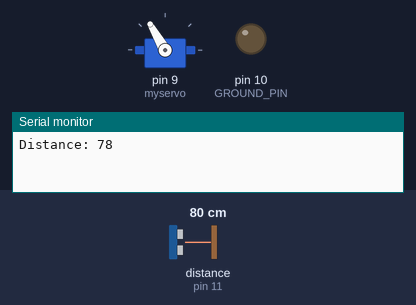
Simulated run of this sketch. Board: Arduino Uno, built with avr-gcc and run on an emulated ATmega328P. On the bench: servo, output pins drawn as LEDs (lit = HIGH), the last lines printed to the serial monitor. Wiring (inferred from the names in the program): ultrasonic range finder: trigger pin 12; echo pin 11. The test bench sets the inputs (shaded band); at power-on: distance to the obstacle (sensor on pin 11) 80 cm. The echo pulse lasts 58.3 µs per cm; pins used as bus, display or sensor lines are not drawn.

Above: at 3.8 s.
3.9 s: distance to the obstacle (sensor on pin 11) set to 17 cm
8.2 s: distance to the obstacle (sensor on pin 11) set to 13 cm
At 10.0 s:
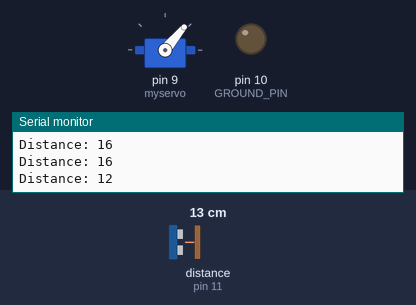
12.1 s: distance to the obstacle (sensor on pin 11) set to 29 cm
19.8 s: distance to the obstacle (sensor on pin 11) set to 34 cm
At 22.1 s:
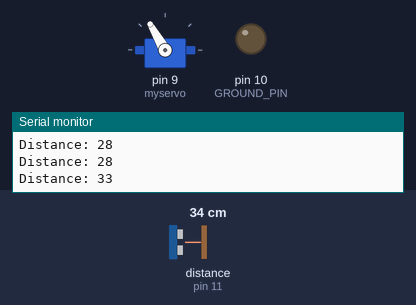
23.7 s: distance to the obstacle (sensor on pin 11) set to 2 cm
At 26.6 s:
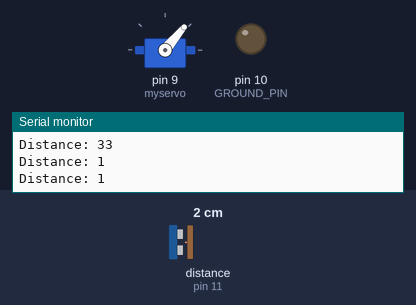
Timing chart, 0 to 28.1 s (numbered marks = the images above; inputs shaded):
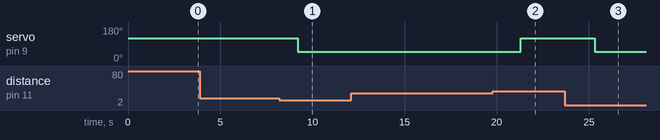

Measured:
- the behaviour switches between 16 and 15 cm on distance to the obstacle (sensor on pin 11) (found by bisection; images 0 and 1)
- the behaviour switches between 31 and 32 cm on distance to the obstacle (sensor on pin 11) (found by bisection; images 1 and 2)
- after the input at 8.2 s, servo on pin 9 (myservo): 120° → 50° after 1.0 s
- after the input at 19.8 s, servo on pin 9 (myservo): 50° → 120° after 1.5 s
- after the input at 23.7 s, servo on pin 9 (myservo): 120° → 50° after 1.6 s

The sketch:

clawCode.ino
```cpp
#include <Servo.h>

//Defining pins

#define VCC_PIN 13

#define TRIGGER_PIN 12 // sonar trigger pin will be attached to Arduino pin 12

#define ECHO_PIN 11 // sonar echo pint will be attached to Arduino pin 11

#define GROUND_PIN 10 //

#define MAX_DISTANCE 200 // maximum distance set to 200 cm

#define openAngle 120

#define closeAngle 50


// defines variables

long duration;

int distance;

//int closed = 0; //State of claw: 0 = Open, 1 = closed

Servo myservo;  // create servo object to control a servo

int val;


void setup() {

  myservo.attach(9);
  Serial.begin(9600);  // set data transmission rate to communicate with computer

  pinMode(ECHO_PIN, INPUT) ;

  pinMode(TRIGGER_PIN, OUTPUT) ;

  pinMode(GROUND_PIN, OUTPUT);

  pinMode(VCC_PIN, OUTPUT);

  digitalWrite(GROUND_PIN,LOW);

  digitalWrite(VCC_PIN, HIGH) ;


  myservo.write(openAngle); //start opened

}

void loop() {

  digitalWrite(TRIGGER_PIN, LOW);

  delayMicroseconds(2);

  digitalWrite(TRIGGER_PIN, HIGH);

  delayMicroseconds(20);

  digitalWrite(TRIGGER_PIN, LOW);


  duration = pulseIn(ECHO_PIN, HIGH);

  distance= duration*0.034/2;  // Calculating the distance

  if(distance < 15){ // Signal to pickup object

      delay(1000); // All delays for getting the claw into position above pickup/drop sites
      val = closeAngle;

  }
  else if(distance > 30){ // Signal to drop object
      delay(1500);
      val = openAngle;

  }

  if(distance > 40){ //Reset to open position
      delay(1500);
      val = openAngle;

  }

   myservo.write(val);


 // if the distance measurement becomes extremely high, it is likely an error. Default to a maximum value of MAX_DISTANCE to identify this condition.

  if (distance > MAX_DISTANCE)

    {distance = MAX_DISTANCE ;}


  Serial.print("Distance: ") ;  // Prints the distance on the Serial Monitor

  Serial.println(distance);


}
```
